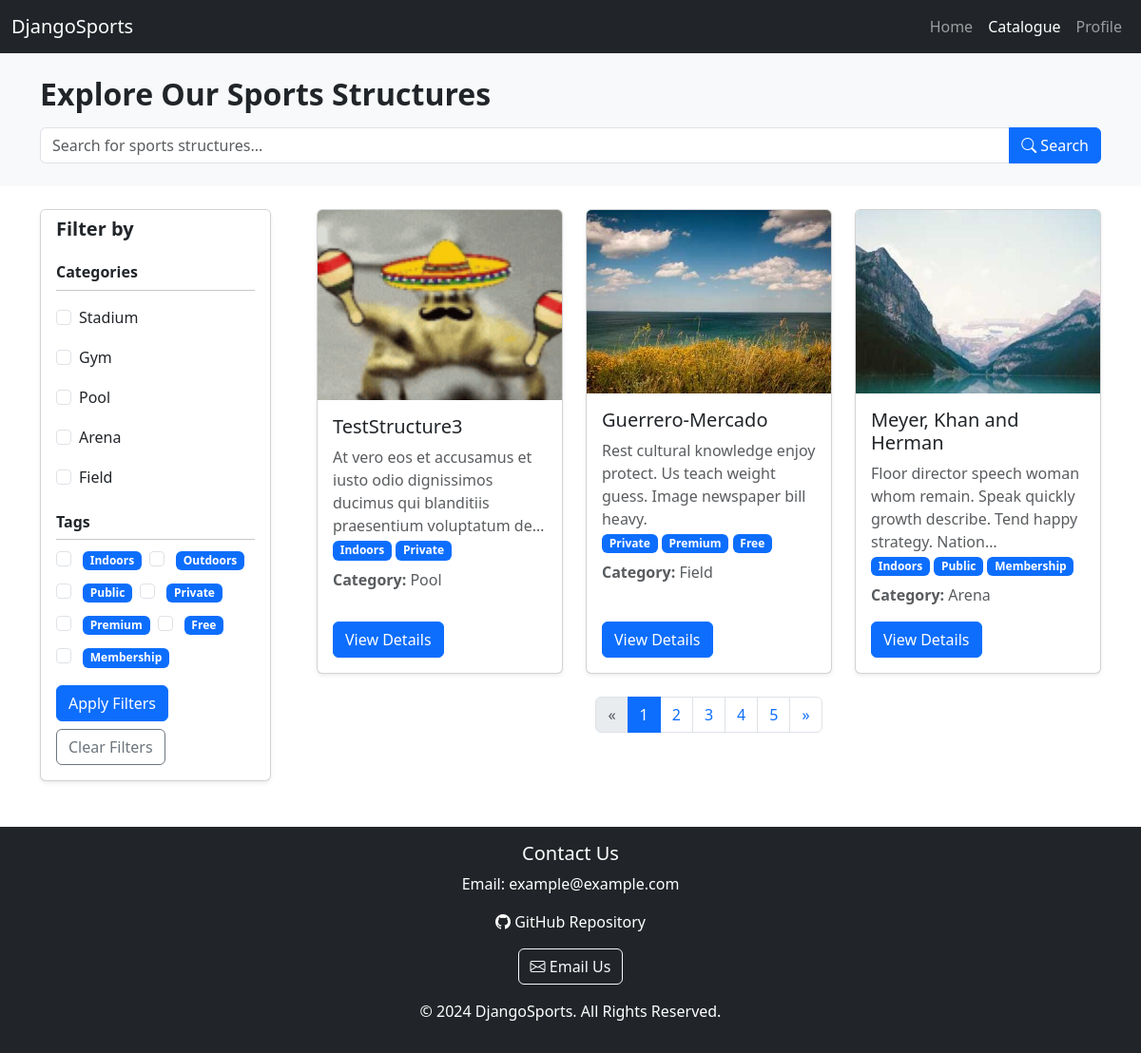
/catalogue/, run on the app's committed database.
### djangoSportApp/models.py (models this page shows, shortened)
class Category(models.Model):
    name = models.CharField(max_length=100)

class Tag(models.Model):
    name = models.CharField(max_length=100)

class SportStructure(models.Model):
    name = models.CharField(max_length=255)
    description = models.TextField()
    rating = models.FloatField(default=0)  # Average rating (updated separately)
    category = models.ForeignKey('Category', on_delete=models.SET_NULL, null=True, related_name='structures')
    address = models.CharField(max_length=255)
    tags = models.ManyToManyField('Tag', related_name='structures')

class SportStructureImage(models.Model):
    sport_structure = models.ForeignKey(SportStructure, on_delete=models.CASCADE, related_name='images')
    image = models.ImageField(upload_to='sport_structure_images/')
    description = models.TextField(blank=True, null=True)  # Optional image description

### djangoSportApp/views.py (the view)
# urls.py: path('catalogue/', views.catalogue_page, name='catalogue'),
def catalogue_page(request):
    categories = Category.objects.all()
    tags = Tag.objects.all()
    structures = SportStructure.objects.all()
    search_query = request.GET.get('search', '')
    if search_query:
        structures = structures.filter(
            Q(name__icontains=search_query) |
            Q(description__icontains=search_query)
        )
    selected_categories = request.GET.getlist('category')
    selected_tags = request.GET.getlist('tag')
    if selected_categories:
        structures = structures.filter(category__id__in=selected_categories)
    if selected_tags:
        for tag_id in selected_tags:
            structures = structures.filter(tags__id=tag_id)
    structures = structures.distinct()
    paginator = Paginator(structures, 3)
    page_number = request.GET.get('page')
    page_obj = paginator.get_page(page_number)
    query_params = request.GET.copy()
    if 'page' in query_params:
        query_params.pop('page')
    base_query_string = query_params.urlencode()
    return render(request, 'catalogue.html', {
        'categories': categories,
        'tags': tags,
        'page_obj': page_obj,
        'selected_categories': [int(c) for c in selected_categories],
        'selected_tags': [int(t) for t in selected_tags],
        'search_query': search_query,
        'base_query_string': base_query_string,
    })

### templates/catalogue.html (shortened to what this page needs)
{% extends 'base.html' %}
{% block content %}
    <div class="bg-light py-4">
        <div class="container">
            <h2 class="mb-3 fw-bold">Explore Our Sports Structures</h2>
            <form method="GET" action="{% url 'catalogue' %}">
                <div class="input-group">
                    <input
                            type="text"
                            class="form-control"
                            placeholder="Search for sports structures..."
                            aria-label="Search"
                            name="search"
                            value="{{ search_query }}">
                    <button class="btn btn-primary" type="submit">
                        <i class="bi bi-search"></i> Search
                    </button>
                </div>
            </form>
        </div>
    </div>
    <div class="container mt-4">
        <div class="row g-5">
            <aside class="col-md-3">
                <form method="GET" action="{% url 'catalogue' %}">
                    <div class="card shadow-sm">
                        <div class="card-header bg-white border-bottom-0">
                            <h5 class="mb-0 fw-bold">Filter by</h5>
                        </div>
                        <div class="card-body">
                            <h6 class="fw-semibold">Categories</h6>
                            <hr class="my-2">
                            <ul class="list-group mb-3">
                                {% for category in categories %}
                                    <li class="list-group-item border-0 ps-0">
                                        <div class="form-check">
                                            <input
                                                    type="checkbox"
                                                    class="form-check-input"
                                                    id="category{{ category.id }}"
                                                    name="category"
                                                    value="{{ category.id }}"
                                                    {% if category.id in selected_categories %}checked{% endif %}>
                                            <label class="form-check-label"
                                                   for="category{{ category.id }}">{{ category.name }}</label>
                                        </div>
                                    </li>
                                {% endfor %}
                            </ul>
                            <h6 class="fw-semibold">Tags</h6>
                            <hr class="my-2">
                            <div class="d-flex flex-wrap gap-2 mb-3">
                                {% for tag in tags %}
                                    <div class="form-check d-inline-block">
                                        <input
                                                type="checkbox"
                                                class="form-check-input"
                                                id="tag{{ tag.id }}"
                                                name="tag"
                                                value="{{ tag.id }}"
                                                {% if tag.id in selected_tags %}checked{% endif %}>
                                        <label class="form-check-label ms-1" for="tag{{ tag.id }}">
                                            <span class="badge bg-primary">{{ tag.name }}</span>
                                        </label>
                                    </div>
                                {% endfor %}
                            </div>
                            <div class="d-flex flex-wrap gap-2">
                                <button type="submit" class="btn btn-primary">Apply Filters</button>
                                <a href="{% url 'catalogue' %}" class="btn btn-outline-secondary">Clear Filters</a>
                            </div>
                        </div>
                    </div>
                </form>
            </aside>
            <main class="col-md-9">
                {% if page_obj %}
                    <div class="row row-cols-1 row-cols-md-2 row-cols-lg-3 g-4">
                        {% for structure in page_obj %}
                            <div class="col">
                                <div class="card h-100 shadow-sm d-flex flex-column">
                                    {% if structure.images.first %}
                                        <img src="{{ structure.images.first.image.url }}"
                                             class="card-img-top"
                                             style="max-width: 100%; max-height: 200px; object-fit: cover;"
                                             alt="{{ structure.name }}">
                                    {% else %}
                                        <img src="https://via.placeholder.com/300x200" class="card-img-top"
                                             alt="No Image">
                                    {% endif %}
                                    <div class="card-body d-flex flex-column">
                                        <h5 class="card-title mb-2">{{ structure.name }}</h5>
                                        <p class="card-text text-muted mb-3">{{ structure.description|truncatechars:100 }}</p>
                                        {% if structure.tags.all %}
                                            <div class="mb-2">
                                                {% for tag in structure.tags.all %}
                                                    <span class="badge bg-primary">{{ tag.name }}</span>
                                                {% endfor %}
                                            </div>
                                        {% endif %}
                                        <p class="text-muted mb-3">
                                            <strong>Category:</strong> {{ structure.category.name }}
                                        </p>
                                        <div class="mt-auto">
                                            <a href="/catalogue/structure/{{ structure.id }}" class="btn btn-primary">View
                                                Details</a>
                                        </div>
                                    </div>
                                </div>
                            </div>
                        {% endfor %}
                    </div>
                    <nav aria-label="Page navigation" class="mt-4">
                    <ul class="pagination justify-content-center">
                        {% if page_obj.has_previous %}
                            <li class="page-item">
                                <a class="page-link" href="?{{ base_query_string }}{% if base_query_string %}&{% endif %}page={{ page_obj.previous_page_number }}" aria-label="Previous">
                                    <span aria-hidden="true">&laquo;</span>
                                </a>
                            </li>
                        {% else %}
                            <li class="page-item disabled">
                                <span class="page-link">&laquo;</span>
                            </li>
                        {% endif %}
                        {% for num in page_obj.paginator.page_range %}
                            <li class="page-item {% if page_obj.number == num %}active{% endif %}">
                                <a class="page-link" href="?{{ base_query_string }}{% if base_query_string %}&{% endif %}page={{ num }}">{{ num }}</a>
                            </li>
                        {% endfor %}
                        {% if page_obj.has_next %}
                            <li class="page-item">
                                <a class="page-link" href="?{{ base_query_string }}{% if base_query_string %}&{% endif %}page={{ page_obj.next_page_number }}" aria-label="Next">
                                    <span aria-hidden="true">&raquo;</span>
                                </a>
                            </li>
                        {% else %}
                            <li class="page-item disabled">
                                <span class="page-link">&raquo;</span>
                            </li>
                        {% endif %}
                    </ul>
                </nav>
                {% else %}
                    <p class="text-muted">No structures found. Try adjusting the search or filters.</p>
                {% endif %}
            </main>
        </div>
    </div>
{% endblock %}

### templates/base.html (style rules this page uses)
html, body { height: 100%; margin: 0; display: flex; flex-direction: column; }

### templates/catalogue.html (style rules this page uses)
.card-text { min-height: 80px; max-height: 80px; }

### data on the page
Category: name "Stadium"
Category: name "Gym"
Category: name "Pool"
Category: name "Arena"
Category: name "Field"
Tag: name "Indoors"
Tag: name "Outdoors"
Tag: name "Public"
Tag: name "Private"
Tag: name "Premium"
Tag: name "Free"
Tag: name "Membership"
SportStructure: images.first.image (picture), name "TestStructure3", description "At vero eos et accusamus et iusto odio dignissimos ducimus qui blanditiis praesentium voluptatum de…", category.name "Pool"
SportStructure: images.first.image (placeholder picture), name "Guerrero-Mercado", description "Rest cultural knowledge enjoy protect. Us teach weight guess. Image newspaper bill heavy.", category.name "Field"
SportStructure: images.first.image (placeholder picture), name "Meyer, Khan and Herman", description "Floor director speech woman whom remain. Speak quickly growth describe. Tend happy strategy. Nation…", category.name "Arena"

### other printed values
{{ num }} "1" "2" "3" "4" "5"
